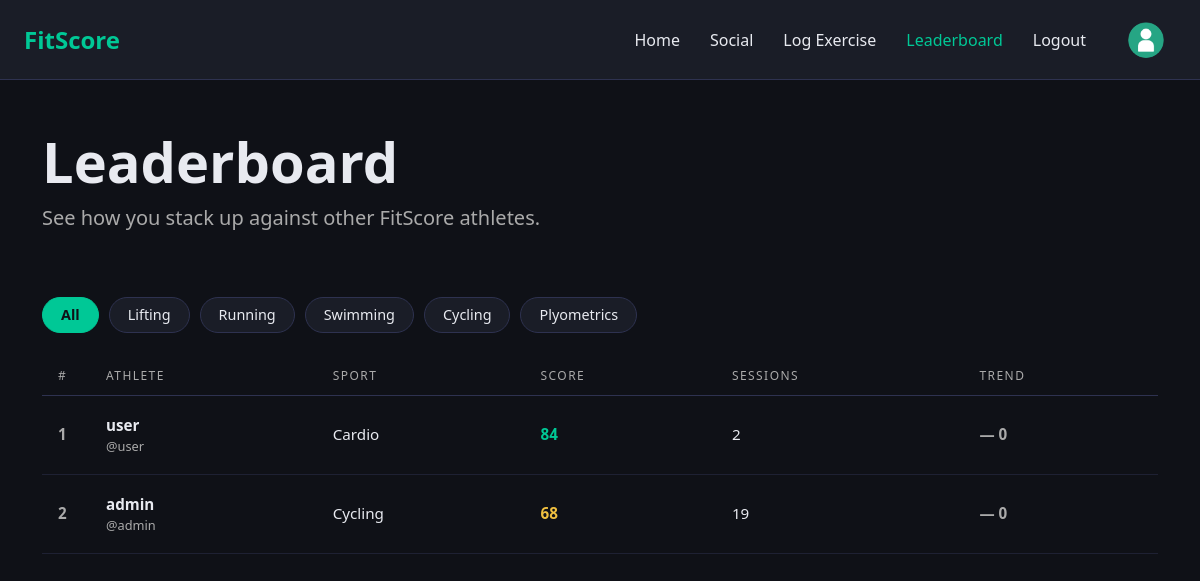
The page /leaderboard (signed in) on the database as committed earlier.
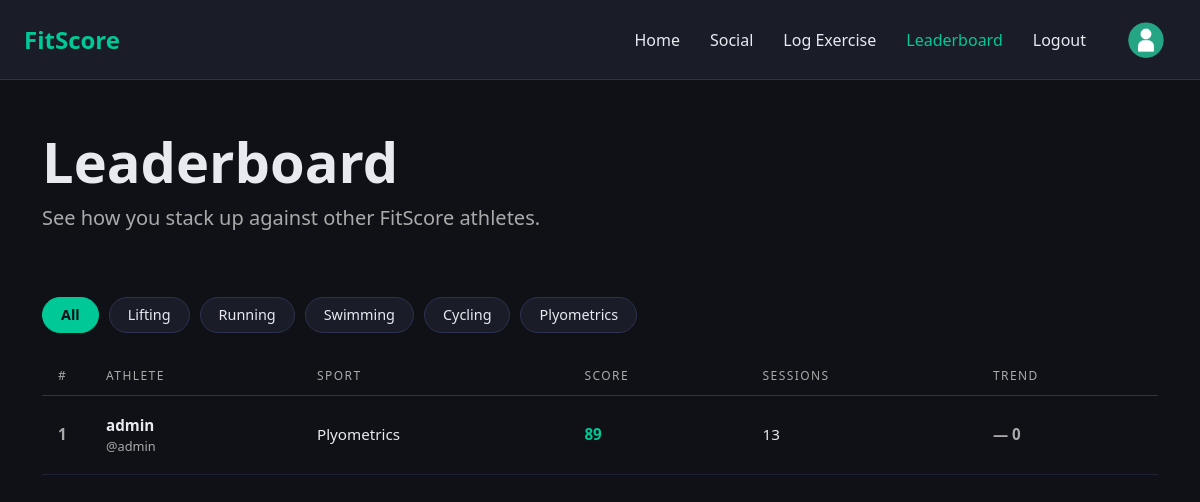
The same page on the database as committed later.
### models.py (models this page shows, shortened)
class User(UserMixin, db.Model):
    __tablename__ = 'Users'
    user_id = db.Column(db.Integer, primary_key=True, autoincrement=True)
    username = db.Column(db.String(50), nullable=False)
    password = db.Column(db.String(256), nullable=False)
    email = db.Column(db.String(50), nullable=False)
    created_at = db.Column(db.DateTime, default=datetime.utcnow)
    updated_at = db.Column(db.DateTime, default=datetime.utcnow, onupdate=datetime.utcnow)
    logs = db.relationship('Log', backref='user', lazy=True)

class Exercise(db.Model):
    __tablename__ = 'Exercises'
    exercise_id = db.Column(db.Integer, primary_key=True, autoincrement=True)
    exercise_name = db.Column(db.String(50), nullable=False, unique=True)
    exercise_type = db.Column(db.String(50), nullable=False)
    units = db.Column(db.String(50), nullable=False)
    mean_statistic = db.Column(db.Float, nullable=False) # use negative value for time-based exercises
    stdev_statistic = db.Column(db.Float, nullable=False)
    logs = db.relationship('Log', backref='exercise', lazy=True)

### app.py (the view)
@app.route('/leaderboard')
@login_required
def leaderboard():
    users = User.query.all()
    leaderboard_data = []
    for user in users:
        user_logs = Log.query.filter_by(user_id=user.user_id).all()
        if not user_logs:
            continue
        latest_logs_per_exercise = {}
        for log in user_logs:
            if log.exercise_id not in latest_logs_per_exercise:
                latest_logs_per_exercise[log.exercise_id] = log
        exercise_types = set()
        for log in latest_logs_per_exercise.values():
            exercise_types.add(log.exercise.exercise_type)
        category_scores = {}
        for etype in exercise_types:
            type_logs = [log for log in latest_logs_per_exercise.values()
                        if log.exercise.exercise_type == etype]
            if type_logs:
                valid_scores = [log.standardised_score for log in type_logs
                              if log.standardised_score is not None]
                if valid_scores:
                    avg_z = sum(valid_scores) / len(valid_scores)
                    category_scores[etype] = z_to_percentile(avg_z)
                else:
                    category_scores[etype] = 0
            else:
                category_scores[etype] = 0
        if category_scores:
            overall_score = sum(category_scores.values()) / len(category_scores)
        else:
            overall_score = 0
        leaderboard_data.append({
            'user_id': user.user_id,
            'username': user.username,
            'overall_score': overall_score,
            'category_scores': category_scores,
            'total_sessions': len(user_logs),
            'primary_category': max(category_scores, key=category_scores.get) if category_scores else 'N/A'
        })
    leaderboard_data.sort(key=lambda x: x['overall_score'], reverse=True)
    return render_template('leaderboard.html', leaderboard=leaderboard_data)

### app.py (called while the page is built)
@login_manager.user_loader
def load_user(user_id):
    return User.query.get(int(user_id))

def z_to_percentile(z):
    return round(0.5 * (1 + math.erf(z / math.sqrt(2))) * 100)

### templates/leaderboard.html (shortened to what this page needs)
    {% extends "base.html" %}
    {% block content %}
        <div class="container py-5">
            <h1 class="display-4 fw-bold">Leaderboard</h1>
            <p class="lead" style="color: #aaa;">See how you stack up against other FitScore athletes.</p>
        </div>
        <div class="container pb-4">
            <div class="lb-filters">
                <button class="lb-filter-btn active" data-sport="all">All</button>
                <button class="lb-filter-btn" data-sport="lifting">Lifting</button>
                <button class="lb-filter-btn" data-sport="running">Running</button>
                <button class="lb-filter-btn" data-sport="swimming">Swimming</button>
                <button class="lb-filter-btn" data-sport="cycling">Cycling</button>
                <button class="lb-filter-btn" data-sport="plyometrics">Plyometrics</button>
            </div>
        </div>
        <div class="container pb-5">
            <table class="lb-table">
                <thead>
                    <tr>
                        <th>#</th>
                        <th>Athlete</th>
                        <th>Sport</th>
                        <th>Score</th>
                        <th>Sessions</th>
                        <th>Trend</th>
                    </tr>
                </thead>
                <tbody>
                    {% if leaderboard %}
                        {% for entry in leaderboard %}
                            {% set score_class = 'lb-score-high' if entry.overall_score >= 80 else ('lb-score-mid' if entry.overall_score >= 60 else 'lb-score-low') %}
                            {% set primary_sport = entry.primary_category.lower() if entry.primary_category != 'N/A' else 'all' %}
                            <tr data-sport="{{ primary_sport }}">
                                <td class="lb-rank">{{ loop.index }}</td>
                                <td class="lb-athlete">{{ entry.username }}<span>@{{ entry.username.lower() }}</span></td>
                                <td>{{ entry.primary_category|title }}</td>
                                <td class="lb-score {{ score_class }}">{{ entry.overall_score|int }}</td>
                                <td>{{ entry.total_sessions }}</td>
                                <td class="lb-trend lb-trend-neutral">— 0</td>
                            </tr>
                        {% endfor %}
                    {% else %}
                        <tr>
                            <td colspan="6" style="text-align: center; padding: 20px;">No athlete data available</td>
                        </tr>
                    {% endif %}
                </tbody>
            </table>
        </div>
    {% endblock %}

Rows that differ between the two databases and show on the page:
no longer on this page (row edited): User: username "user", username "user"
no longer on this page (row edited): Exercise: primary_category "Cardio"
no longer on this page (row edited): Exercise: primary_category "Cycling"
now on this page (row edited): Exercise: primary_category "Plyometrics"
Other text that changed with them:
new list line: "1 @ 89 13 — 0"
new list line: "admin admin"
list line gone: "1 @ 84 2 — 0"
list line gone: "2 @ 68 19 — 0"
list line gone: "admin admin"
